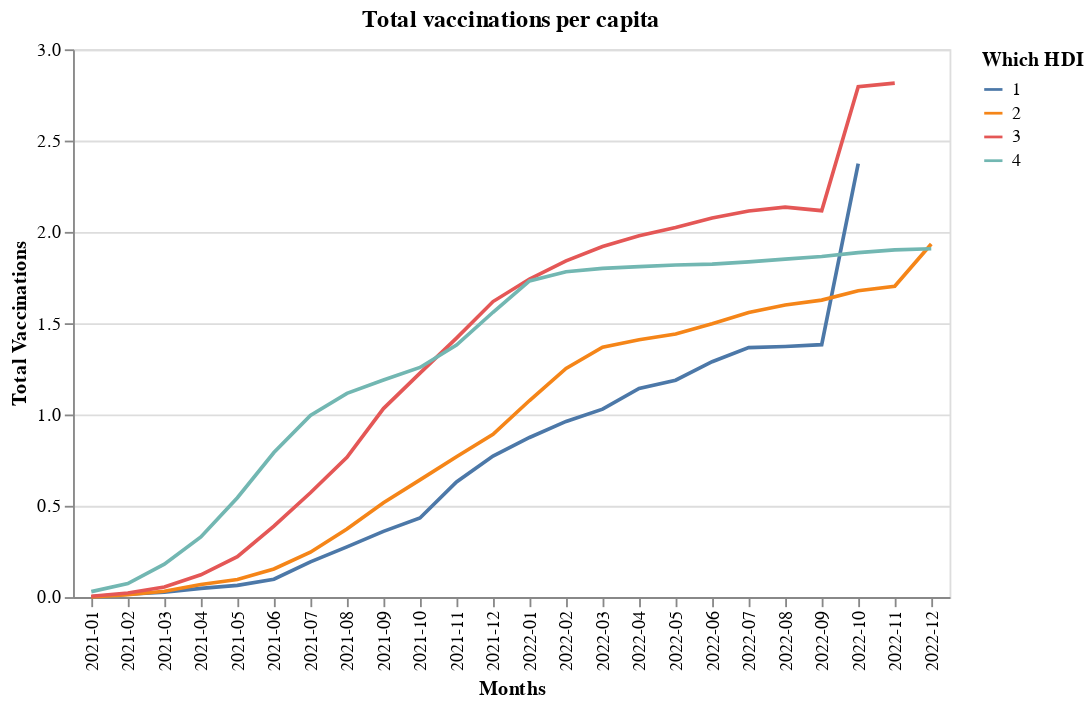

The notebook cell saved with this chart:
### Code cell
#@title Comparison 3
selection = alt.selection_multi(fields=['Which HDI'],bind=('legend'))

visualisation3 = alt.Chart(comparison_total_vaccinationsnew).mark_line().encode(
    x=alt.X('Months'),
    y='Total Vaccinations',
    color = 'Which HDI:N',
    opacity=alt.condition(selection, alt.value(1), alt.value(0.2))
).add_selection(
    selection
).properties(title='Total vaccinations per capita')
visualisation3

### Figure 1 — Vega-Lite specification as saved in the notebook (floating-point values rounded to 4 significant figures)
{"config": {"view": {"continuousWidth": 400, "continuousHeight": 300}}, "data": {"name": "data-022382902dceaa9d26397958254c4b84"}, "mark": "line", "encoding": {"color": {"field": "Which HDI", "type": "nominal"}, "opacity": {"condition": {"value": 1, "selection": "selector003"}, "value": 0.2}, "x": {"field": "Months", "type": "nominal"}, "y": {"field": "Total Vaccinations", "type": "quantitative"}}, "selection": {"selector003": {"type": "multi", "fields": ["Which HDI"], "bind": "legend"}}, "title": "Total vaccinations per capita", "$schema": "https://vega.github.io/schema/vega-lite/v4.17.0.json", "datasets": {"data-022382902dceaa9d26397958254c4b84": [{"Months": "2021-01", "Total Vaccinations": 0.001198, "Which HDI": 1}, {"Months": "2021-02", "Total Vaccinations": 0.0162, "Which HDI": 1}, {"Months": "2021-03", "Total Vaccinations": 0.02681, "Which HDI": 1}, {"Months": "2021-04", "Total Vaccinations": 0.04778, "Which HDI": 1}, {"Months": "2021-05", "Total Vaccinations": 0.0643, "Which HDI": 1}, {"Months": "2021-06", "Total Vaccinations": 0.09793, "Which HDI": 1}, {"Months": "2021-07", "Total Vaccinations": 0.1929, "Which HDI": 1}, {"Months": "2021-08", "Total Vaccinations": 0.2751, "Which HDI": 1}, {"Months": "2021-09", "Total Vaccinations": 0.3598, "Which HDI": 1}, {"Months": "2021-10", "Total Vaccinations": 0.4332, "Which HDI": 1}, {"Months": "2021-11", "Total Vaccinations": 0.6305, "Which HDI": 1}, {"Months": "2021-12", "Total Vaccinations": 0.7727, "Which HDI": 1}, {"Months": "2022-01", "Total Vaccinations": 0.8741, "Which HDI": 1}, {"Months": "2022-02", "Total Vaccinations": 0.9621, "Which HDI": 1}, {"Months": "2022-03", "Total Vaccinations": 1.029, "Which HDI": 1}, {"Months": "2022-04", "Total Vaccinations": 1.143, "Which HDI": 1}, {"Months": "2022-05", "Total Vaccinations": 1.188, "Which HDI": 1}, {"Months": "2022-06", "Total Vaccinations": 1.289, "Which HDI": 1}, {"Months": "2022-07", "Total Vaccinations": 1.366, "Which HDI": 1}, {"Months": "2022-08", "Total Vaccinations": 1.372, "Which HDI": 1}, {"Months": "2022-09", "Total Vaccinations": 1.382, "Which HDI": 1}, {"Months": "2022-10", "Total Vaccinations": 2.374, "Which HDI": 1}, {"Months": "2022-11", "Total Vaccinations": null, "Which HDI": 1}, {"Months": "2022-12", "Total Vaccinations": null, "Which HDI": 1}, {"Months": "2021-01", "Total Vaccinations": 0.001039, "Which HDI": 2}, {"Months": "2021-02", "Total Vaccinations": 0.01264, "Which HDI": 2}, {"Months": "2021-03", "Total Vaccinations": 0.03214, "Which HDI": 2}, {"Months": "2021-04", "Total Vaccinations": 0.06919, "Which HDI": 2}, {"Months": "2021-05", "Total Vaccinations": 0.09666, "Which HDI": 2}, {"Months": "2021-06", "Total Vaccinations": 0.1537, "Which HDI": 2}, {"Months": "2021-07", "Total Vaccinations": 0.2461, "Which HDI": 2}, {"Months": "2021-08", "Total Vaccinations": 0.3732, "Which HDI": 2}, {"Months": "2021-09", "Total Vaccinations": 0.5171, "Which HDI": 2}, {"Months": "2021-10", "Total Vaccinations": 0.6419, "Which HDI": 2}, {"Months": "2021-11", "Total Vaccinations": 0.7689, "Which HDI": 2}, {"Months": "2021-12", "Total Vaccinations": 0.8913, "Which HDI": 2}, {"Months": "2022-01", "Total Vaccinations": 1.077, "Which HDI": 2}, {"Months": "2022-02", "Total Vaccinations": 1.252, "Which HDI": 2}, {"Months": "2022-03", "Total Vaccinations": 1.368, "Which HDI": 2}, {"Months": "2022-04", "Total Vaccinations": 1.41, "Which HDI": 2}, {"Months": "2022-05", "Total Vaccinations": 1.441, "Which HDI": 2}, {"Months": "2022-06", "Total Vaccinations": 1.497, "Which HDI": 2}, {"Months": "2022-07", "Total Vaccinations": 1.559, "Which HDI": 2}, {"Months": "2022-08", "Total Vaccinations": 1.599, "Which HDI": 2}, {"Months": "2022-09", "Total Vaccinations": 1.627, "Which HDI": 2}, {"Months": "2022-10", "Total Vaccinations": 1.678, "Which HDI": 2}, {"Months": "2022-11", "Total Vaccinations": 1.702, "Which HDI": 2}, {"Months": "2022-12", "Total Vaccinations": 1.934, "Which HDI": 2}, {"Months": "2021-01", "Total Vaccinations": 0.004487, "Which HDI": 3}, {"Months": "2021-02", "Total Vaccinations": 0.02245, "Which HDI": 3}, {"Months": "2021-03", "Total Vaccinations": 0.05551, "Which HDI": 3}, {"Months": "2021-04", "Total Vaccinations": 0.122, "Which HDI": 3}, {"Months": "2021-05", "Total Vaccinations": 0.2214, "Which HDI": 3}, {"Months": "2021-06", "Total Vaccinations": 0.3883, "Which HDI": 3}, {"Months": "2021-07", "Total Vaccinations": 0.5713, "Which HDI": 3}, {"Months": "2021-08", "Total Vaccinations": 0.7651, "Which HDI": 3}, {"Months": "2021-09", "Total Vaccinations": 1.032, "Which HDI": 3}, {"Months": "2021-10", "Total Vaccinations": 1.227, "Which HDI": 3}, {"Months": "2021-11", "Total Vaccinations": 1.419, "Which HDI": 3}, {"Months": "2021-12", "Total Vaccinations": 1.618, "Which HDI": 3}, {"Months": "2022-01", "Total Vaccinations": 1.742, "Which HDI": 3}, {"Months": "2022-02", "Total Vaccinations": 1.841, "Which HDI": 3}, {"Months": "2022-03", "Total Vaccinations": 1.92, "Which HDI": 3}, {"Months": "2022-04", "Total Vaccinations": 1.979, "Which HDI": 3}, {"Months": "2022-05", "Total Vaccinations": 2.024, "Which HDI": 3}, {"Months": "2022-06", "Total Vaccinations": 2.076, "Which HDI": 3}, {"Months": "2022-07", "Total Vaccinations": 2.115, "Which HDI": 3}, {"Months": "2022-08", "Total Vaccinations": 2.136, "Which HDI": 3}, {"Months": "2022-09", "Total Vaccinations": 2.116, "Which HDI": 3}, {"Months": "2022-10", "Total Vaccinations": 2.795, "Which HDI": 3}, {"Months": "2022-11", "Total Vaccinations": 2.815, "Which HDI": 3}, {"Months": "2022-12", "Total Vaccinations": null, "Which HDI": 3}, {"Months": "2021-01", "Total Vaccinations": 0.02989, "Which HDI": 4}, {"Months": "2021-02", "Total Vaccinations": 0.07412, "Which HDI": 4}, {"Months": "2021-03", "Total Vaccinations": 0.1804, "Which HDI": 4}, {"Months": "2021-04", "Total Vaccinations": 0.3294, "Which HDI": 4}, {"Months": "2021-05", "Total Vaccinations": 0.544, "Which HDI": 4}, {"Months": "2021-06", "Total Vaccinations": 0.7916, "Which HDI": 4}, {"Months": "2021-07", "Total Vaccinations": 0.9948, "Which HDI": 4}, {"Months": "2021-08", "Total Vaccinations": 1.116, "Which HDI": 4}, {"Months": "2021-09", "Total Vaccinations": 1.189, "Which HDI": 4}, {"Months": "2021-10", "Total Vaccinations": 1.258, "Which HDI": 4}, {"Months": "2021-11", "Total Vaccinations": 1.38, "Which HDI": 4}, {"Months": "2021-12", "Total Vaccinations": 1.56, "Which HDI": 4}, {"Months": "2022-01", "Total Vaccinations": 1.731, "Which HDI": 4}, {"Months": "2022-02", "Total Vaccinations": 1.782, "Which HDI": 4}, {"Months": "2022-03", "Total Vaccinations": 1.8, "Which HDI": 4}, {"Months": "2022-04", "Total Vaccinations": 1.81, "Which HDI": 4}, {"Months": "2022-05", "Total Vaccinations": 1.819, "Which HDI": 4}, {"Months": "2022-06", "Total Vaccinations": 1.824, "Which HDI": 4}, {"Months": "2022-07", "Total Vaccinations": 1.836, "Which HDI": 4}, {"Months": "2022-08", "Total Vaccinations": 1.851, "Which HDI": 4}, {"Months": "2022-09", "Total Vaccinations": 1.865, "Which HDI": 4}, {"Months": "2022-10", "Total Vaccinations": 1.886, "Which HDI": 4}, {"Months": "2022-11", "Total Vaccinations": 1.901, "Which HDI": 4}, {"Months": "2022-12", "Total Vaccinations": 1.908, "Which HDI": 4}]}}
